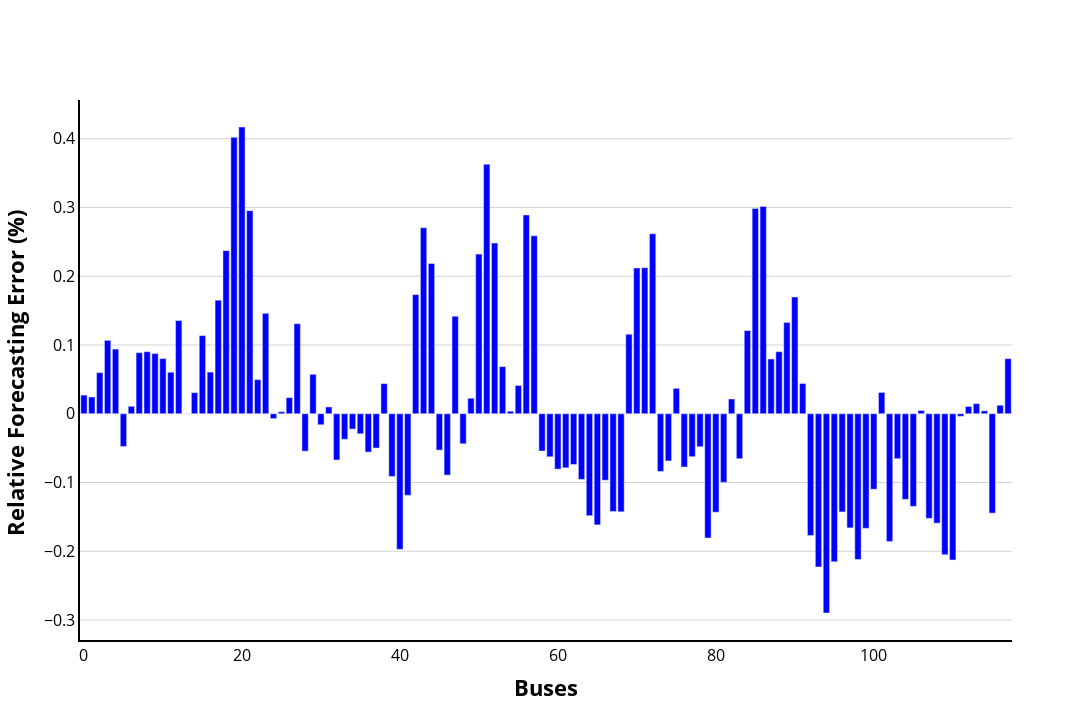

Here is the notebook cell this chart was saved with:
### Code cell
figerror = go.Figure()
figerror.add_trace(go.Bar(name="Error",y=error[20,:],x=list(range(0,118)), marker_color="blue"))

figerror.update_layout(barmode='group',
                  width=1400,
                  height=720,
                  paper_bgcolor='rgba(0,0,0,0)',
                  plot_bgcolor='rgba(0,0,0,0)',
                  yaxis=dict(
                    title='<b>Relative Forecasting Error (%) </b>',
                    titlefont_size=22,
                    tickfont_size=16,
                    color="black"
                  ),
                  xaxis=dict(
                    title='<b>Buses</b>',
                    titlefont_size=22,
                    tickfont_size=16,
                    color="black"
                  ),
                  legend=dict(
                    x=0,
                    y=1.0,
                    font = dict(size = 18, color = "black")
                  ))
figerror.update_xaxes(showline=True, linewidth=2, linecolor='black', mirror=False)
figerror.update_yaxes(showline=True, linewidth=2, gridcolor='lightgray', linecolor='black', mirror=False)
figerror.show()

### Figure 1 — Plotly figure (JSON) as saved in the notebook; plotly's stock layout.template omitted (floating-point values rounded to 4 significant figures)
{"data": [{"marker": {"color": "blue"}, "name": "Error", "type": "bar", "x": [0, 1, 2, 3, 4, 5, 6, 7, 8, 9, 10, 11, 12, 13, 14, 15, 16, 17, 18, 19, 20, 21, 22, 23, 24, 25, 26, 27, 28, 29, 30, 31, 32, 33, 34, 35, 36, 37, 38, 39, 40, 41, 42, 43, 44, 45, 46, 47, 48, 49, 50, 51, 52, 53, 54, 55, 56, 57, 58, 59, 60, 61, 62, 63, 64, 65, 66, 67, 68, 69, 70, 71, 72, 73, 74, 75, 76, 77, 78, 79, 80, 81, 82, 83, 84, 85, 86, 87, 88, 89, 90, 91, 92, 93, 94, 95, 96, 97, 98, 99, 100, 101, 102, 103, 104, 105, 106, 107, 108, 109, 110, 111, 112, 113, 114, 115, 116, 117], "y": [0.0271, 0.02434, 0.05976, 0.1067, 0.09401, -0.04767, 0.01087, 0.08877, 0.09025, 0.0875, 0.08015, 0.0604, 0.1355, 0.0001421, 0.03074, 0.1136, 0.06061, 0.1651, 0.2372, 0.402, 0.417, 0.2954, 0.04962, 0.1461, -0.007106, 0.002975, 0.0234, 0.131, -0.05439, 0.05738, -0.01602, 0.009894, -0.06724, -0.03709, -0.02225, -0.02913, -0.0557, -0.04988, 0.04377, -0.09124, -0.1971, -0.1187, 0.1732, 0.2706, 0.2185, -0.05286, -0.0892, 0.1418, -0.04366, 0.02253, 0.2321, 0.363, 0.2482, 0.06855, 0.003639, 0.04108, 0.2891, 0.2589, -0.05418, -0.06255, -0.08048, -0.07863, -0.07374, -0.09545, -0.1482, -0.1616, -0.09666, -0.1421, -0.1426, 0.1157, 0.212, 0.2124, 0.2618, -0.08383, -0.06863, 0.03695, -0.07744, -0.06243, -0.04795, -0.1807, -0.1432, -0.09972, 0.02142, -0.06534, 0.1209, 0.2985, 0.3015, 0.07959, 0.09023, 0.1328, 0.1698, 0.04399, -0.177, -0.2228, -0.2898, -0.2154, -0.1428, -0.1659, -0.2119, -0.1666, -0.1097, 0.03101, -0.1857, -0.06532, -0.1245, -0.1347, 0.004793, -0.1521, -0.1591, -0.205, -0.2127, -0.003692, 0.0106, 0.0147, 0.004228, -0.1445, 0.01241, 0.08006]}], "layout": {"barmode": "group", "height": 720, "legend": {"font": {"color": "black", "size": 18}, "x": 0, "y": 1}, "paper_bgcolor": "rgba(0,0,0,0)", "plot_bgcolor": "rgba(0,0,0,0)", "width": 1400, "xaxis": {"color": "black", "linecolor": "black", "linewidth": 2, "mirror": false, "showline": true, "tickfont": {"size": 16}, "title": {"font": {"size": 22}, "text": "<b>Buses</b>"}}, "yaxis": {"color": "black", "gridcolor": "lightgray", "linecolor": "black", "linewidth": 2, "mirror": false, "showline": true, "tickfont": {"size": 16}, "title": {"font": {"size": 22}, "text": "<b>Relative Forecasting Error (%) </b>"}}}}
